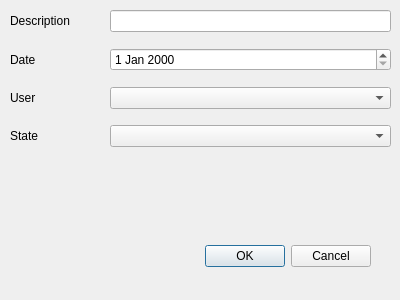
<?xml version="1.0" encoding="UTF-8"?>
<ui version="4.0">
 <class>ChangeTask</class>
 <widget class="QDialog" name="ChangeTask">
  <property name="geometry">
   <rect>
    <x>0</x>
    <y>0</y>
    <width>400</width>
    <height>300</height>
   </rect>
  </property>
  <property name="windowTitle">
   <string>Dialog</string>
  </property>
  <widget class="QDialogButtonBox" name="buttonBox">
   <property name="geometry">
    <rect>
     <x>30</x>
     <y>240</y>
     <width>341</width>
     <height>32</height>
    </rect>
   </property>
   <property name="orientation">
    <enum>Qt::Orientation::Horizontal</enum>
   </property>
   <property name="standardButtons">
    <set>QDialogButtonBox::StandardButton::Cancel|QDialogButtonBox::StandardButton::Ok</set>
   </property>
  </widget>
  <widget class="QWidget" name="layoutWidget">
   <property name="geometry">
    <rect>
     <x>10</x>
     <y>10</y>
     <width>381</width>
     <height>221</height>
    </rect>
   </property>
   <layout class="QFormLayout" name="formLayout">
    <property name="sizeConstraint">
     <enum>QLayout::SizeConstraint::SetDefaultConstraint</enum>
    </property>
    <property name="horizontalSpacing">
     <number>40</number>
    </property>
    <property name="verticalSpacing">
     <number>16</number>
    </property>
    <property name="leftMargin">
     <number>0</number>
    </property>
    <item row="0" column="0">
     <widget class="QLabel" name="label1">
      <property name="frameShape">
       <enum>QFrame::Shape::NoFrame</enum>
      </property>
      <property name="lineWidth">
       <number>1</number>
      </property>
      <property name="text">
       <string>Description</string>
      </property>
      <property name="scaledContents">
       <bool>false</bool>
      </property>
      <property name="margin">
       <number>1</number>
      </property>
     </widget>
    </item>
    <item row="0" column="1">
     <widget class="QLineEdit" name="DescLine"/>
    </item>
    <item row="1" column="0">
     <widget class="QLabel" name="label1_2">
      <property name="frameShape">
       <enum>QFrame::Shape::NoFrame</enum>
      </property>
      <property name="lineWidth">
       <number>1</number>
      </property>
      <property name="text">
       <string>Date</string>
      </property>
      <property name="scaledContents">
       <bool>false</bool>
      </property>
      <property name="margin">
       <number>1</number>
      </property>
     </widget>
    </item>
    <item row="1" column="1">
     <widget class="QDateEdit" name="dateEdit">
      <property name="currentSection">
       <enum>QDateTimeEdit::Section::DaySection</enum>
      </property>
      <property name="timeSpec">
       <enum>Qt::TimeSpec::LocalTime</enum>
      </property>
     </widget>
    </item>
    <item row="2" column="0">
     <widget class="QLabel" name="label1_3">
      <property name="frameShape">
       <enum>QFrame::Shape::NoFrame</enum>
      </property>
      <property name="lineWidth">
       <number>1</number>
      </property>
      <property name="text">
       <string>User</string>
      </property>
      <property name="scaledContents">
       <bool>false</bool>
      </property>
      <property name="margin">
       <number>1</number>
      </property>
     </widget>
    </item>
    <item row="2" column="1">
     <widget class="QComboBox" name="comboBoxUser"/>
    </item>
    <item row="3" column="0">
     <widget class="QLabel" name="label1_4">
      <property name="frameShape">
       <enum>QFrame::Shape::NoFrame</enum>
      </property>
      <property name="lineWidth">
       <number>1</number>
      </property>
      <property name="text">
       <string>State</string>
      </property>
      <property name="scaledContents">
       <bool>false</bool>
      </property>
      <property name="margin">
       <number>1</number>
      </property>
     </widget>
    </item>
    <item row="3" column="1">
     <widget class="QComboBox" name="comboBoxState"/>
    </item>
   </layout>
  </widget>
 </widget>
 <resources/>
 <connections>
  <connection>
   <sender>buttonBox</sender>
   <signal>accepted()</signal>
   <receiver>ChangeTask</receiver>
   <slot>accept()</slot>
   <hints>
    <hint type="sourcelabel">
     <x>248</x>
     <y>254</y>
    </hint>
    <hint type="destinationlabel">
     <x>157</x>
     <y>274</y>
    </hint>
   </hints>
  </connection>
  <connection>
   <sender>buttonBox</sender>
   <signal>rejected()</signal>
   <receiver>ChangeTask</receiver>
   <slot>reject()</slot>
   <hints>
    <hint type="sourcelabel">
     <x>316</x>
     <y>260</y>
    </hint>
    <hint type="destinationlabel">
     <x>286</x>
     <y>274</y>
    </hint>
   </hints>
  </connection>
 </connections>
</ui>
